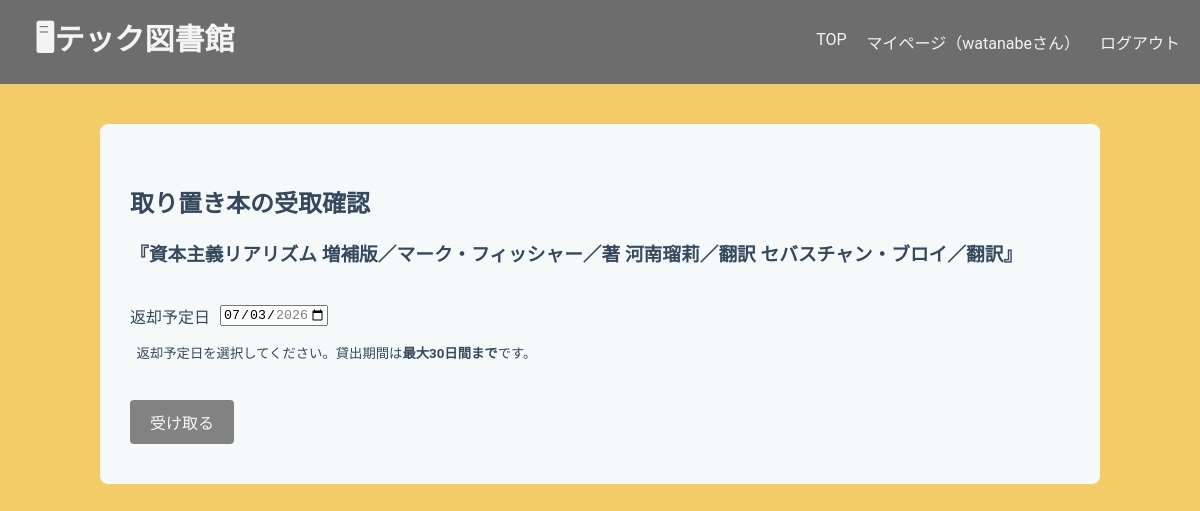
Screenshot of /library/pickup/confirm/15/ (signed in) with the database file from the repository.
### libraryapp/models.py (models this page shows, shortened)
class HoldStock(models.Model):
    user = models.ForeignKey(User, on_delete=models.CASCADE)
    stock = models.ForeignKey(
        Stock,
        on_delete=models.CASCADE,
        related_name="hold"
    )
    created_at = models.DateTimeField(default=timezone.now)
    is_pickedup = models.BooleanField(default=False) # 受取済みか

class Stock(models.Model):
    book = models.ForeignKey(
        Book,
        on_delete=models.CASCADE,
        related_name="stocks"
    )
    location = models.ForeignKey(
        Location,
        on_delete=models.PROTECT,
        related_name="stocks"
    )
    is_available = models.BooleanField(default=True)

class Book(models.Model):
    isbn = models.CharField(
        max_length=17,
        help_text='ISBN-10 または ISBN-13（ハイフン可）',
        verbose_name='ISBN',
        unique=True,
    )
    title = models.CharField(max_length=200, blank=True)
    author = models.CharField(max_length=200, null=True, blank=True)
    publisher = models.CharField(max_length=200, null=True, blank=True)
    publication_date = models.DateField(null=True, blank=True)
    description = models.TextField(null=True, blank=True)
    cover_url = models.URLField(null=True, blank=True)
    edition_number = models.IntegerField(default=1)

### libraryapp/views.py (the view)
# urls.py: path('pickup/confirm/<int:pk>/', views.PickupConfirmView.as_view(), name="pickup_confirm"),
class PickupConfirmView(LoginRequiredMixin, View):
    template_name = "libraryapp/pickup_confirm.html"
    def get(self, request, pk):
        hold = get_object_or_404(
            HoldStock,
            pk=pk,
            user=request.user,
            is_pickedup=False
        )
        today = timezone.now().date()
        return render(
            request,
            self.template_name,
            {
                "hold": hold,
                "today": today,
                "default_due_date": today + timedelta(days=14),
                "max_due_date": today + timedelta(days=30),
            }
        )

### templates/libraryapp/pickup_confirm.html (shortened to what this page needs)
{% extends "libraryapp/base.html" %}
{% block content %}
<h2>取り置き本の受取確認</h2>
<p><h3><strong>『{{ hold.stock.book.title }}／{{ hold.stock.book.author }}』</strong></h3></p>
<br>
<form method="post"
      action="{% url 'pickup_borrow' hold.id %}">
    <div class="date-row">
    <label>返却予定日</label>
    <input
        type="date"
        name="due_date"
        value="{{ default_due_date|date:'Y-m-d' }}"
        min="{{ today|date:'Y-m-d' }}"
        max="{{ max_due_date|date:'Y-m-d' }}"
        required
    >
    </div>
    <small>&nbsp;&nbsp;返却予定日を選択してください。貸出期間は<strong>最大30日間まで</strong>です。</small>
    <br><br><br>
    <button type="submit">
        受け取る
    </button>
</form>
{% endblock content %}

### templates/libraryapp/base.html (shortened to what this page needs)
<!DOCTYPE html>
<html lang="ja">
<head>
    {% load static %}
    <link rel="stylesheet" href="{% static 'libraryapp/base.css' %}">
</head>
<body>
    <header class="header">
        <h1>
            <a href="{% url 'home' %}">
                <strong>🖥テック図書館</strong>
            </a>
        </h1>
        <nav>
            <a href="{% url 'home' %}">TOP</a>
            <a href="{% url 'mypage' %}">マイページ（{{ user.username }}さん）</a>
            <form method="post" action="{% url 'logout' %}" class="logout-form">
                <button type="submit" class="logout-link">ログアウト</button>
            </form>
        </nav>
    </header>
    <main class="container">
        {% block content %}{% endblock %}
    </main>
</body>
</html>

### static/libraryapp/base.css (style rules this page uses)
body { font-family: 'Roboto', 'Segoe UI', Tahoma, Geneva, Verdana, sans-serif; background-color: #f4cc67; color: #34495e; margin: 0; }
.header { display: flex; background-color: #6d6d6d; justify-content: space-between; align-items: center; }
.header h1 { color: #f5f4f5; margin: 15px; width: auto; padding-left: 20px; font-size: 30px; }
.header h1 a { color: #f5f4f5; text-decoration: none; }
.header nav { color: #f5f4f5; display: flex; gap: 20px; width: auto; padding-right: 20px; margin: 0; }
.header nav a { color: #f5f4f5; text-decoration: none; }
.container { background-color: #f6f9fa; padding: 40px 30px; border-radius: 8px; max-width: 1000px; width: 100%; box-sizing: border-box; margin: 40px auto; }
form button { white-space: nowrap; background-color: #717071dc; color: #faf8f8; padding: 10px 20px; border: none; border-radius: 4px; cursor: pointer; font-size: 16px; font-weight: 500; }
.date-row { display: flex; align-items: center; gap: 10px; margin-bottom: 15px; }
.logout-form { display: inline; }
.logout-form button { background: none; border: none; padding: 0; color: inherit; font: inherit; cursor: pointer; }

### rows the page displays
HoldStock: stock.book "資本主義リアリズム 増補版", stock.book.author "マーク・フィッシャー／著 河南瑠莉／翻訳 セバスチャン・ブロイ／翻訳"

### other values shown
{{ user.username }} "watanabe"
